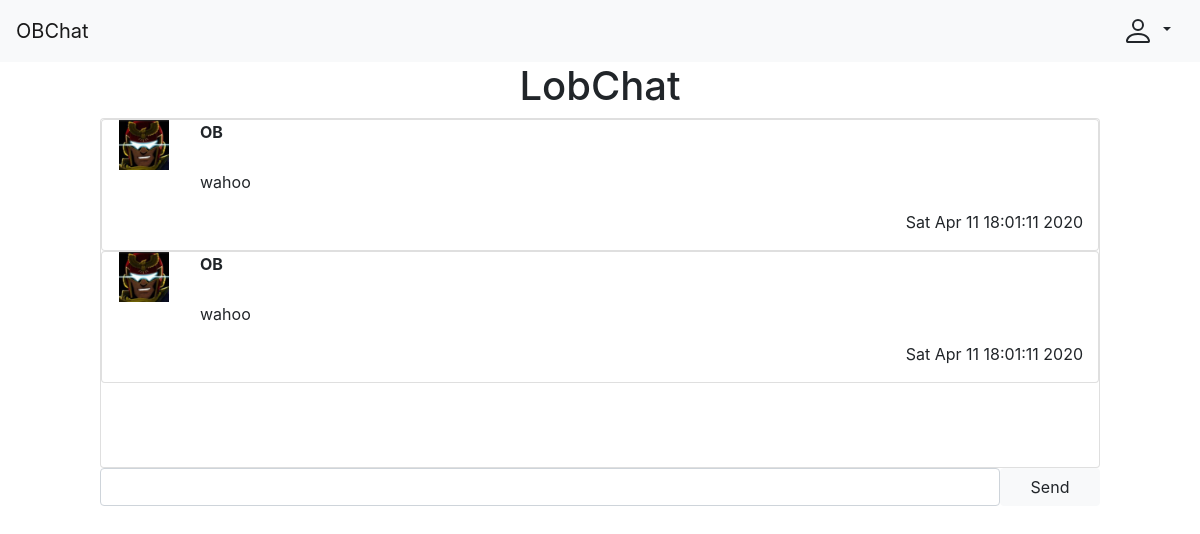
The app's page /OB/chat/lobchat/, older data.
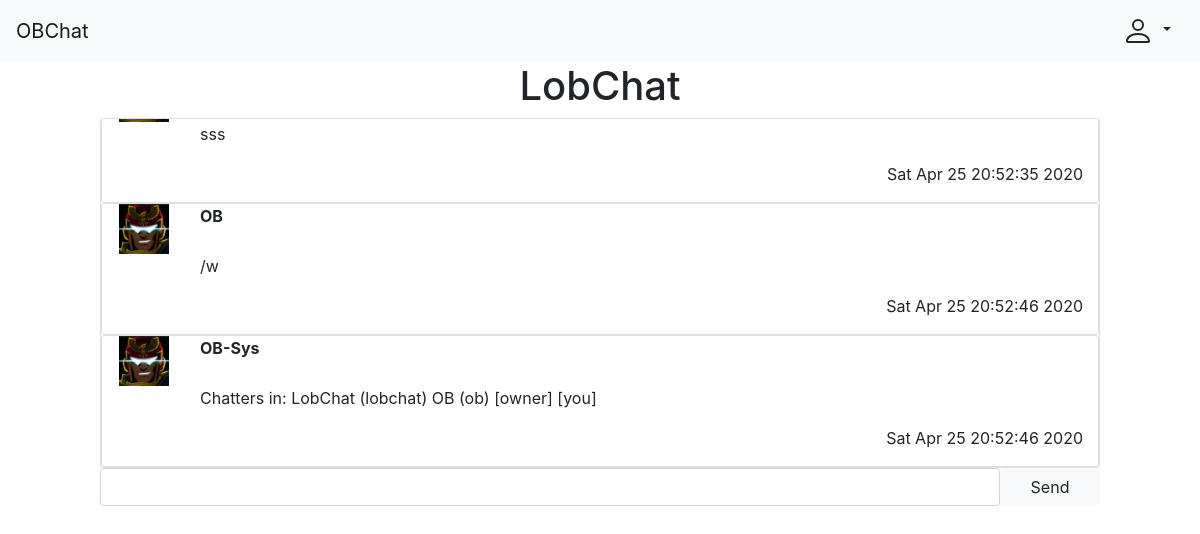
The same page, newer data.
### OB/models.py (models this page shows, shortened)
class Room(Model):
    name = CharField(max_length=ROOM_NAME_MAX_LENGTH, default=0)
    display_name = CharField(max_length=ROOM_NAME_MAX_LENGTH, null=True)
    owner = ForeignKey(OBUser, on_delete=CASCADE, default=0, related_name="owned_room")
    timestamp = DateTimeField(auto_now_add=True)
    is_suspended = BooleanField(default=False)
    occupants = ManyToManyField(OBUser, related_name="occupied_room")

class Message(Model):
    message = TextField(max_length=MESSAGE_MAX_LENGTH)
    sender = ForeignKey(OBUser, on_delete=CASCADE, default=0, null=True)
    anon_username = CharField(
        max_length=ANON_USERNAME_MAX_LENGTH,
        default=None,
        null=True
    )
    room = ForeignKey(Room, on_delete=CASCADE, default=0)
    timestamp = DateTimeField(auto_now_add=True)
    is_edited = BooleanField(default=False)
    is_deleted = BooleanField(default=False)

class OBUser(AbstractUser):
    display_name = CharField(max_length=DISPLAY_NAME_MAX_LENGTH, null=True)
    birthday = DateField(null=True)
    is_anon = BooleanField(default=False)
    is_expelled = BooleanField(default=False)
    is_ob = BooleanField(default=False)

### OB/views/room.py (the view)
# urls.py: url(r"^chat/(?P<room_name>[-\w]+)/$", room, name="OB-room"),
def room(request, room_name):
    if request.method == "GET":
        room_object = try_get(Room, name=room_name)
        if room_object:
            room_name_json = mark_safe(json.dumps(room_name))
            message_objects = Message.objects.filter(room=room_object)
            messages_timestrings = [(message, get_datetime_string(message.timestamp))\
                                    for message in message_objects]
            template = "OB/room.html"
            context = {
                "room_name": room_object.display_name,
                "room_name_json": room_name_json,
                "messages": messages_timestrings
            }
        else:
            template = "OB/not_room.html"
            context = {"room_name": room_name}
        return render(request, template, context)
    return HttpResponse()

### OB/utilities/database.py (called while the page is built)
def try_get(model, **kwargs):
    try:
        return model.objects.get(**kwargs)
    except model.DoesNotExist:
        return None

### OB/utilities/format.py (called while the page is built)
def get_datetime_string(date_time):
    return date_time.strftime("%c")

### OB/templates/OB/room.html (shortened to what this page needs)
{% extends "OB/base.html" %}
{% block head %}
  {% load static %}
{% endblock %}
{% block body %}
  <div class="row">
    <div class="mx-auto text-center">
      <h1>{{ room_name }}</h1>
      <div class="card log-card" id="log">
        {% if messages %}
          {% for message, timestring in messages %}
            <div class="card">
              <div class="container">
                <div class="row">
                  <div class="col-1">
                    <img class="user-icon" src="{% static "favicon.ico" %}" alt="user">
                  </div>
                  <div class="col text-left">
                    <strong>
                      {% if message.sender %}
                        {{ message.sender.display_name }}
                      {% else %}
                        {{ message.anon_username }}
                      {% endif %}
                    </strong>
                  </div>
                </div>
                <div class="row">
                  <div class="col-1"></div>
                  <div class="col">
                    <div style="display: table-cell;">
                      <p>{{ message.message }}</p>
                    </div>
                  </div>
                </div>
                <p class="timestamp">
                  {{ timestring }}
                </p>
              </div>
            </div>
          {% endfor %}
        {% else %}
          No messages yet. First one gets a prize!
        {% endif%}
      </div>
      <input class="form-control message-input" id="input" type="text" size="100"/>
      <input class="btn btn-light send-button" id="submit" type="button" value="Send"/>
    </div>
  </div>
{% endblock %}

### OB/templates/OB/base.html (shortened to what this page needs)
<!doctype html>
<html lang="en">
<head>
  <link rel="stylesheet" href="https://stackpath.bootstrapcdn.com/bootstrap/4.4.1/css/bootstrap.min.css">
</head>
<html>
  <body>
    <nav class="navbar navbar-expand-lg navbar-light bg-light">
      <a class="navbar-brand" href="{% url 'OB:OB-/' %}">OBChat</a>
      <div class="collapse navbar-collapse" id="navbarSupportedContent">
        {% if user.is_authenticated %}
          <div class="dropdown">
            <a class="btn btn-light dropdown-toggle" href="#" role="button" id="authUserDropdown" data-toggle="dropdown" aria-haspopup="true" aria-expanded="false">
              <svg class="bi bi-people-circle" width="2em" height="2em" viewBox="0 0 16 16" fill="currentColor" xmlns="http://www.w3.org/2000/svg">
                <path d="M13.468 12.37C12.758 11.226 11.195 10 8 10s-4.757 1.225-5.468 2.37A6.987 6.987 0 008 15a6.987 6.987 0 005.468-2.63z"/>
                <path fill-rule="evenodd" d="M8 9a3 3 0 100-6 3 3 0 000 6z" clip-rule="evenodd"/>
                <path fill-rule="evenodd" d="M8 1a7 7 0 100 14A7 7 0 008 1zM0 8a8 8 0 1116 0A8 8 0 010 8z" clip-rule="evenodd"/>
              </svg>
            </a>
            <div class="dropdown-menu dropdown-menu-right" aria-labelledby="authUserDropdown">
              <a class="dropdown-item" href="{% url 'OB:OB-user' username=user.username %}">User Info</a>
              <div class="dropdown-divider"></div>
              <a class="dropdown-item" href="{% url 'OB:OB-log_out' %}">Log out</a>
            </div>
          </div>
        {% else %}
          <div class="dropdown">
            <a class="btn btn-light dropdown-toggle" href="#" role="button" id="anonUserDropdown" data-toggle="dropdown" aria-haspopup="true" aria-expanded="false">
            </a>
          </div>
        {% endif %}
      </div>
    </nav>
    <div class="mx-3">
      {% block body %}{% endblock %}
    </div>
  </body>
</html>

### OB/templates/OB/room.html (style rules this page uses)
.log-card { min-height: 350px; max-height: 350px; max-width: 1000px; min-width: 1000px; overflow: auto; }
.user-icon { min-height: 50px; max-height: 50px; min-width: 50px; max-width: 50px; }
.timestamp { display: table-cell; float: right; }
.message-input { min-width: 900px; max-width: 900px; overflow: auto; float: left; }
.send-button { max-width: 100px; min-width: 100px; }

Row changes from the older to the newer data that the page shows:
no longer on this page (row unchanged): Message: sender.display_name "OB", message "wahoo", timestring "Sat Apr 11 18:01:11 2020"
no longer on this page (row unchanged): Message: sender.display_name "OB", message "wahoo", timestring "Sat Apr 11 18:01:11 2020"
added Message: message "sss", timestring "Sat Apr 25 20:52:35 2020"
added Message: sender.display_name "OB", message "/w", timestring "Sat Apr 25 20:52:46 2020"
added Message: sender.display_name "OB-Sys", message "Chatters in: LobChat (lobchat) OB (ob) [owner] [you]", timestring "Sat Apr 25 20:52:46 2020"
